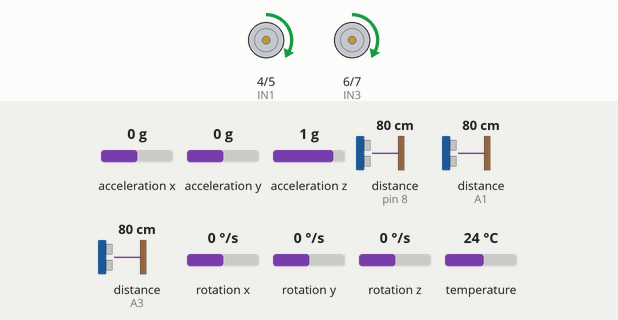
A sketch run on a simulated Arduino Uno, built with avr-gcc and run on an emulated ATmega328P. Shown: motor-driver pin pairs drawn as motors (green arrow = first pin HIGH = forward, orange = second pin HIGH = backward, longer = more drive, scaled by the enable pin). Wiring (inferred from the names in the program): 3 × ultrasonic range finder: trigger pin 9, echo pin 8 / trigger A0, echo A1 / trigger A2, echo A3. The inputs (shaded band) are chosen by the test bench; at power-on: distance to the obstacle (sensors on A3, pin 8, A1) 80 cm, acceleration x 0 g, acceleration y 0 g, acceleration z 1 g, rotation x 0 °/s, rotation y 0 °/s, rotation z 0 °/s, temperature 24 °C. The echo pulse lasts 58.3 µs per cm; what the sketch prints to the serial monitor is not drawn.

Above: at 1.2 s.
1.3 s: distance to the obstacle (sensor on A3) set to 14 cm
At 1.84 s:
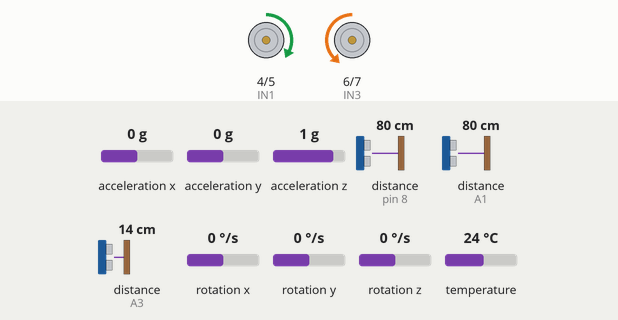
4.8 s: distance to the obstacle (sensor on A3) set to 11 cm
At 6.0 s:
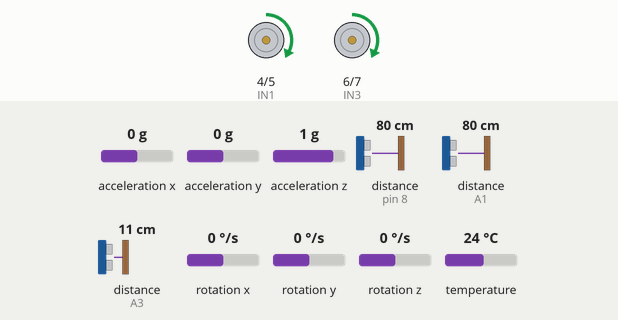
6.3 s: distance to the obstacle (sensor on pin 8) set to 18 cm
8.5 s: distance to the obstacle (sensor on pin 8) set to 14 cm
At 9.58 s:
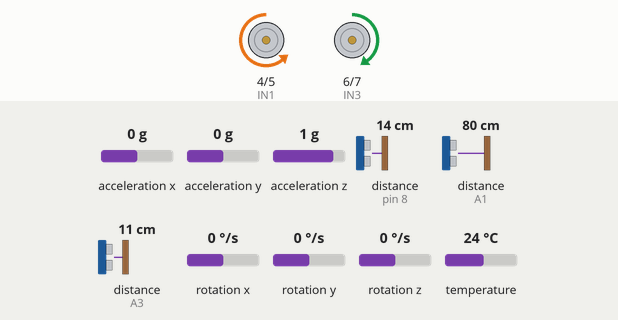
12.5 s: distance to the obstacle (sensor on pin 8) set to 35 cm
14.4 s: distance to the obstacle (sensor on A3) set to 2 cm
At 15.8 s:
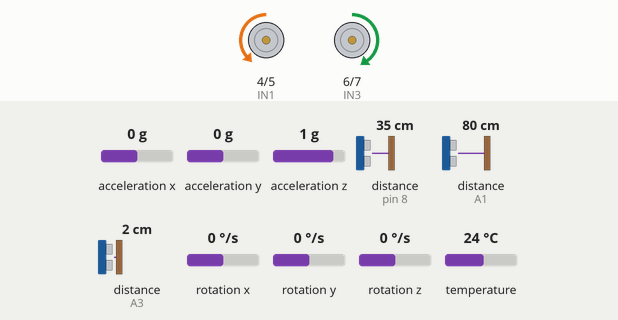
Timing chart, 0 to 16.9 s (numbered marks = the images above; inputs shaded):
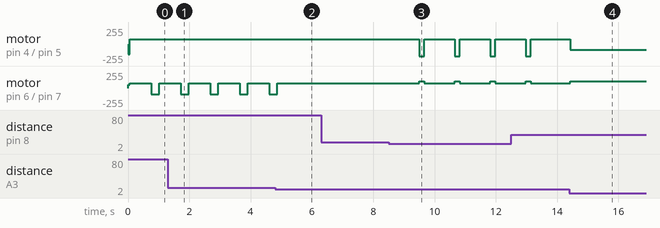

Measured:
- the behaviour switches between 13 and 12 cm on distance to the obstacle (sensor on A3) (found by bisection; images 1 and 2)
- the behaviour switches between 16 and 15 cm on distance to the obstacle (sensor on pin 8) (found by bisection; images 2 and 3)
- after the input at 4.8 s, motor on pin 6 (IN3) / pin 7 (IN4): goes on until 4.9 s, then stays forward 70/255
- after the input at 6.3 s, every drawn part: stays the same
- after the input at 8.5 s, motor on pin 4 (IN1) / pin 5 (IN2): alternates backward 180/255 for 0.16 s and forward 70/255 for 1.0 s, starting after 1.0 s; motor on pin 6 (IN3) / pin 7 (IN4): alternates forward 100/255 for 0.16 s and forward 70/255 for 1.0 s, starting after 1.0 s
- after the input at 14.4 s, motor on pin 4 (IN1) / pin 5 (IN2): forward 70/255 → backward 85/255 at once; motor on pin 6 (IN3) / pin 7 (IN4): forward 70/255 → forward 100/255 at once
- by itself, motor on pin 6 (IN3) / pin 7 (IN4): alternates backward 90/255 for 0.26 s and forward 70/255 for 0.70 s

The sketch:

MazeSolving.ino
```cpp
#include <Adafruit_MPU6050.h>
#include <Adafruit_Sensor.h> // Required for Adafruit MPU-6050 library
#include <Wire.h>

// Motor pins
const int ENA = 3, IN1 = 4, IN2 = 5;  // Right motor
const int ENB = 11, IN3 = 6, IN4 = 7; // Left motor

// Ultrasonic pins
const int TRIG1 = A0, ECHO1 = A1; // Right Sensor
const int TRIG2 = 9, ECHO2 = 8;  // Mid Sensor
const int TRIG3 = A2, ECHO3 = A3; // Left Sensor

// Safe distance in cm
const int mazeWidth = 12; // Increased for clearer open space detection
const int DEADZONE = 3;   // Ignore small differences
const int obstacleThreshold = 15; // Distance to consider an obstacle in front

// Timer variables
unsigned long lastSensorUpdate = 0;
const int SENSOR_INTERVAL = 35; // Update every 20ms

// Sensor distances
float distanceRight = 0;
float distanceFront = 0;
float distanceLeft = 0;

Adafruit_MPU6050 mpu;

// Constants for turning with MPU-6050
const float targetTurnAngle = 180.0; // Degrees to turn
const float rotationSpeedThreshold = 5.0; // Degrees per second to consider as still
float integratedAngle = 0.0;
unsigned long lastTime = 0;
bool isTurning = false;

void moveForward();
void moveBackward();
void turnLeft();
void turnRight();
void stopMotors();
void AllignLeft();
void AllignRight();
void Allignment();
float getDistance(int trigPin, int echoPin);

void setup() {
  // Motor pin modes
  pinMode(ENA, OUTPUT);
  pinMode(IN1, OUTPUT);
  pinMode(IN2, OUTPUT);
  pinMode(ENB, OUTPUT);
  pinMode(IN3, OUTPUT);
  pinMode(IN4, OUTPUT);

  Serial.begin(115200); // Initialize serial communication for debugging

  // Ultrasonic Sensor pin modes
  pinMode(TRIG1, OUTPUT);
  pinMode(ECHO1, INPUT);
  pinMode(TRIG2, OUTPUT);
  pinMode(ECHO2, INPUT);
  pinMode(TRIG3, OUTPUT);
  pinMode(ECHO3, INPUT);

  // Initialize MPU-6050
  if (!mpu.begin()) {
    Serial.println("Failed to find MPU6050 chip");
    while (1);
  }
  Serial.println("MPU6050 Found!");

  // Optional: Set sensor ranges (you might need to adjust these)
  mpu.setAccelerometerRange(MPU6050_RANGE_8_G);
  mpu.setGyroRange(MPU6050_RANGE_500_DEG);
  mpu.setFilterBandwidth(MPU6050_BAND_21_HZ);

  lastSensorUpdate = millis();  // Initialize timer variable (optional)
}

void loop() {
  unsigned long currentMillis = millis();

  if (currentMillis - lastSensorUpdate >= SENSOR_INTERVAL) {
    lastSensorUpdate = currentMillis;
    distanceRight = getDistance(TRIG1, ECHO1);
    distanceFront = getDistance(TRIG2, ECHO2);
    distanceLeft = getDistance(TRIG3, ECHO3);

    // Optional: Print sensor values for debugging
    // Serial.print("R: "); Serial.print(distanceRight);
    // Serial.print(" F: "); Serial.print(distanceFront);
    // Serial.print(" L: "); Serial.println(distanceLeft);
  }

  // Implement Left-Hand Rule
  if (distanceLeft > mazeWidth) {
    moveForward();
    delay(700);
    turnLeft();
  } else if (distanceFront > obstacleThreshold) {
    Allignment();
  } else if (distanceRight > mazeWidth) {
    moveForward();
    delay(1000);
    turnRight();
  } else if (distanceRight < mazeWidth && distanceLeft < mazeWidth && distanceFront < mazeWidth) {
    Serial.println("Trying to Turn Around");
    turnAround(); // Use MPU-6050 for turn around
  } else {}
}

void turnAround() {
  if (!isTurning) {
    Serial.println("Turning Around...");
    integratedAngle = 0.0;
    lastTime = millis();
    isTurning = true;
    // Start turning (e.g., turn right) - Increased speeds here as well
    stopMotors();
    analogWrite(ENA, 150);
    analogWrite(ENB, 50);
    digitalWrite(IN1, LOW);
    digitalWrite(IN2, HIGH);
    digitalWrite(IN3, HIGH);
    digitalWrite(IN4, LOW);
  }

  if (isTurning) {
    sensors_event_t a, g, temp;
    mpu.getEvent(&a, &g, &temp);

    unsigned long currentTime = millis();
    float deltaTime = (currentTime - lastTime) / 1000.0; // Time in seconds
    lastTime = currentTime;

    // Assuming g.gyro.z is the yaw rate (you might need to adjust the axis)
    float currentRotationRate = g.gyro.z;
    integratedAngle += currentRotationRate * deltaTime;

    Serial.print("Current Angle: ");
    Serial.println(integratedAngle);

    if (abs(integratedAngle) >= targetTurnAngle) {
      Serial.println("Turn Around Complete");
      stopMotors();
      isTurning = false;
      delay(500); // Small delay after turning
    } else if (abs(currentRotationRate) < rotationSpeedThreshold && (millis() - currentTime > 1000)) {
      // Safety break if rotation stops prematurely
      Serial.println("Rotation stopped unexpectedly. Trying again.");
      stopMotors();
      isTurning = false;
      delay(1000);
      // Optionally, you could try turning in the opposite direction briefly here
    }
  }
}

void Allignment() {
  //Move forward and allignment to go straight

  if (distanceLeft < mazeWidth && distanceRight < mazeWidth) { // Walls on both sides
    if (distanceLeft - distanceRight < -DEADZONE) {
      AllignRight();
    } else if (distanceLeft - distanceRight > DEADZONE) {
      AllignLeft();
    } else {
      moveForward();
    }
  }

  else if (distanceLeft < mazeWidth && distanceRight >= mazeWidth) { // Left wall only
    if (distanceLeft < mazeWidth - 2) { // Adjust these values based on your robot
      AllignRight();
    } else if (distanceLeft > mazeWidth + 2) {
      AllignLeft();
    } else {
      moveForward();
    }
  }

  else if (distanceLeft >= mazeWidth && distanceRight < mazeWidth) { // Right wall only
    if (distanceRight < mazeWidth - 2) { // Adjust these values based on your robot
      AllignLeft();
    } else if (distanceRight > mazeWidth + 2) {
      AllignRight();
    } else {
      moveForward();
    }
  }

  else { // Open space on both sides - continue straight
    turnLeft();
  }
}

void AllignLeft() {
  analogWrite(ENA, 90);
  analogWrite(ENB, 85);
  digitalWrite(IN1, HIGH);
  digitalWrite(IN2, LOW);
  digitalWrite(IN3, LOW);
  digitalWrite(IN4, HIGH);
}

void AllignRight() {
  analogWrite(ENA, 85);
  analogWrite(ENB, 100);
  digitalWrite(IN1, LOW);
  digitalWrite(IN2, HIGH);
  digitalWrite(IN3, HIGH);
  digitalWrite(IN4, LOW);
}

void moveForward() {
  analogWrite(ENA, 70);
  analogWrite(ENB, 70);
  digitalWrite(IN1, HIGH);
  digitalWrite(IN2, LOW);
  digitalWrite(IN3, HIGH);
  digitalWrite(IN4, LOW);
}

void moveBackward() {
  analogWrite(ENA, 65);
  analogWrite(ENB, 80);
  digitalWrite(IN1, LOW);
  digitalWrite(IN2, HIGH);
  digitalWrite(IN3, LOW);
  digitalWrite(IN4, HIGH);
}

// Function to turn left
void turnLeft() {
  analogWrite(ENA, 70);
  analogWrite(ENB, 90);
  digitalWrite(IN1, HIGH);
  digitalWrite(IN2, LOW);
  digitalWrite(IN3, LOW);
  digitalWrite(IN4, HIGH);
  delay(250); // Adjust delay based on your robot's turning speed
}

// Function to turn right
void turnRight() {
  analogWrite(ENA, 180);
  analogWrite(ENB, 100);
  digitalWrite(IN1, LOW);
  digitalWrite(IN2, HIGH);
  digitalWrite(IN3, HIGH);
  digitalWrite(IN4, LOW);
  delay(150); // Adjust delay based on your robot's turning speed
}

// Function to stop motors
void stopMotors() {
  analogWrite(ENA, 0);
  analogWrite(ENB, 0);
  digitalWrite(IN1, LOW);
  digitalWrite(IN2, LOW);
  digitalWrite(IN3, LOW);
  digitalWrite(IN4, LOW);
}

// Function to get distance from ultrasonic sensor
float getDistance(int trigPin, int echoPin) {
  digitalWrite(trigPin, LOW);
  delayMicroseconds(2);
  digitalWrite(trigPin, HIGH);
  delayMicroseconds(10);
  digitalWrite(trigPin, LOW);

  long duration = pulseIn(echoPin, HIGH, 30000); // Timeout after 30ms
  return duration * 0.034 / 2;
}
```
